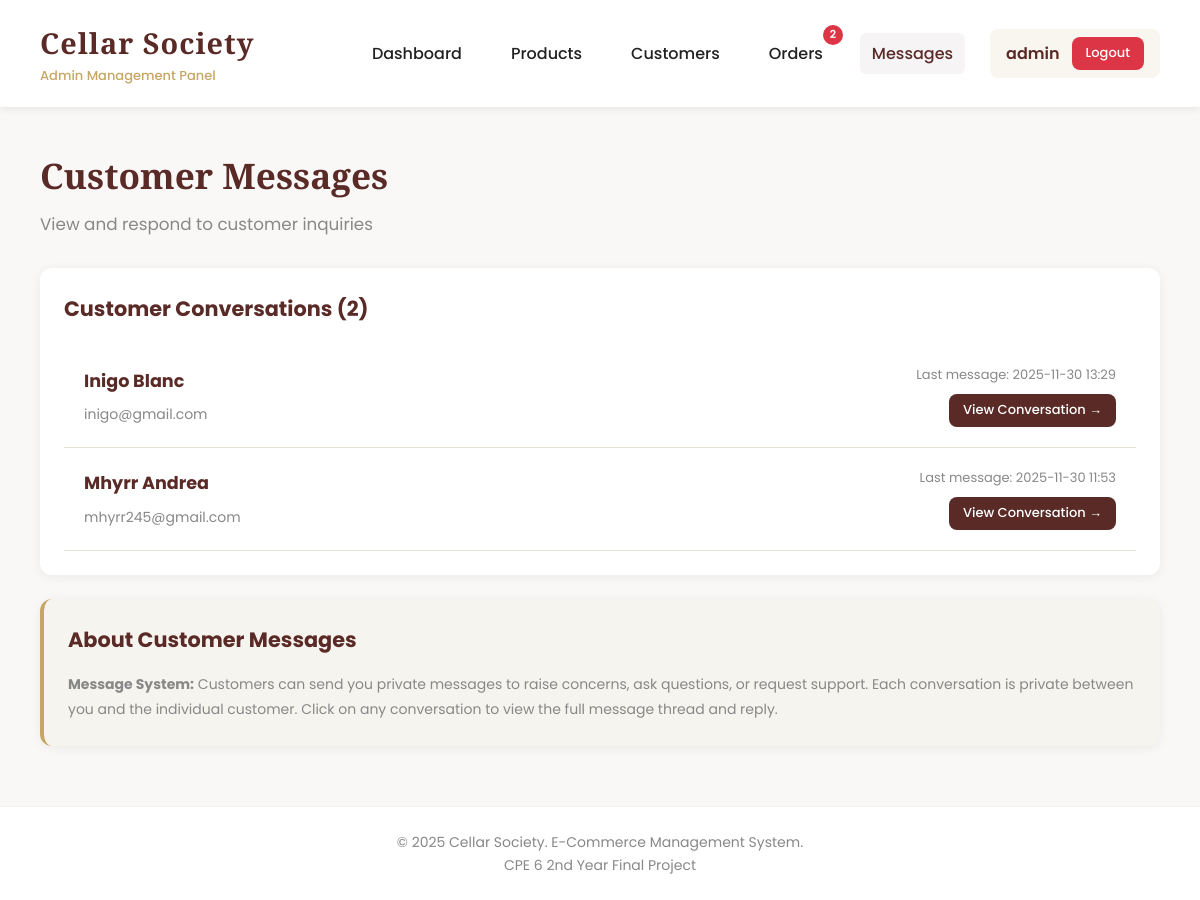
The app's page /messages (signed in), older data.
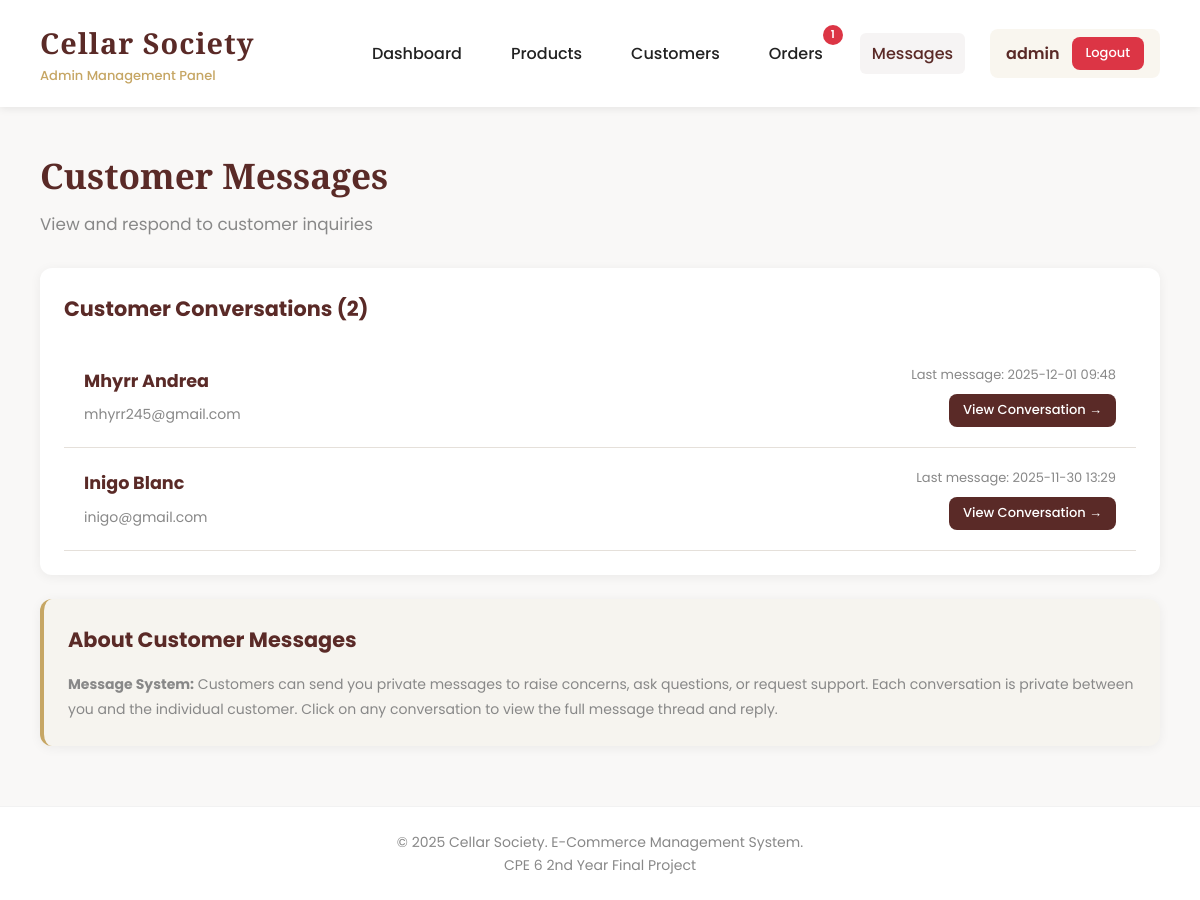
The same page, newer data.
### tables this page shows
CREATE TABLE customers (
        id INTEGER PRIMARY KEY AUTOINCREMENT,
        name TEXT NOT NULL,
        email TEXT UNIQUE NOT NULL,
        password TEXT NOT NULL,
        phone TEXT,
        address TEXT,
        joined_at TIMESTAMP DEFAULT CURRENT_TIMESTAMP
    );

### app.py (the view)
@app.route('/messages')
@login_required
def messages():
    conn = get_db_connection()
    customers_with_messages = conn.execute('''
        SELECT
            c.id,
            c.name,
            c.email,
            COUNT(CASE WHEN m.is_read = 0 AND m.sender_type = 'customer' THEN 1 END) as unread_count,
            MAX(m.created_at) as last_message_time
        FROM customers c
        INNER JOIN messages m ON c.id = m.customer_id
        GROUP BY c.id, c.name, c.email
        ORDER BY last_message_time DESC
    ''').fetchall()
    conn.close()
    return render_template('admin/messages.html', customers=customers_with_messages)

### app.py (called while the page is built)
def get_db_connection():
    conn = sqlite3.connect('cellar_society.db')
    conn.row_factory = sqlite3.Row
    return conn

def login_required(f):
    @wraps(f)
    def decorated_function(*args, **kwargs):
        if 'admin_id' not in session:
            flash('Please login first', 'error')
            return redirect(url_for('login'))
        return f(*args, **kwargs)
    return decorated_function

def get_admin_notification_counts():
    conn = get_db_connection()
    pending_orders = conn.execute('''
        SELECT COUNT(*) as count FROM orders
        WHERE status = 'Pending'
    ''').fetchone()['count']
    processing_orders = conn.execute('''
        SELECT COUNT(*) as count FROM orders
        WHERE status = 'Processing'
    ''').fetchone()['count']
    unread_messages = conn.execute('''
        SELECT COUNT(*) as count FROM messages
        WHERE sender_type = 'customer' AND is_read = 0
    ''').fetchone()['count']
    conn.close()
    total = pending_orders + processing_orders + unread_messages
    return {
        'pending_orders': pending_orders,
        'processing_orders': processing_orders,
        'unread_messages': unread_messages,
        'total': total
    }

### templates/admin/messages.html (shortened to what this page needs)
{% extends "admin/base.html" %}
{% block content %}
<div class="page-header">
    <h2>Customer Messages</h2>
    <p>View and respond to customer inquiries</p>
</div>
<div class="card">
    <h3>Customer Conversations ({{ customers|length }})</h3>
    {% if customers %}
    <div style="margin-top: 20px;">
        {% for customer in customers %}
        <a href="{{ url_for('message_thread', customer_id=customer.id) }}"
           style="text-decoration: none; color: inherit; display: block; padding: 20px; border-bottom: 1px solid #e5e0da; transition: background 0.2s;"
           onmouseover="this.style.background='rgba(198, 166, 100, 0.05)'"
           onmouseout="this.style.background=''">
            <div style="display: flex; justify-content: space-between; align-items: center;">
                <div style="flex: 1;">
                    <div style="display: flex; align-items: center; gap: 12px; margin-bottom: 8px;">
                        <h4 style="color: var(--primary); margin: 0; font-size: 1.1em;">
                            {{ customer.name }}
                        </h4>
                    </div>
                    <p style="color: var(--muted); font-size: 14px; margin: 0;">
                        {{ customer.email }}
                    </p>
                </div>
                <div style="text-align: right;">
                    <p style="color: var(--muted); font-size: 13px; margin: 0;">
                        Last message: {{ customer.last_message_time[:16] }}
                    </p>
                    <span class="btn btn-small primary" style="margin-top: 8px;">
                        View Conversation →
                    </span>
                </div>
            </div>
        </a>
        {% endfor %}
    </div>
    {% else %}
    <div class="empty-state">
        <h3>No Messages Yet</h3>
        <p>Customer messages will appear here when they contact you</p>
    </div>
    {% endif %}
</div>
<div class="card" style="background: rgba(198, 166, 100, 0.05); border-left: 4px solid var(--accent);">
    <h3>About Customer Messages</h3>
    <p style="font-size: 14px; line-height: 1.8; color: var(--muted);">
        <strong>Message System:</strong> Customers can send you private messages to raise concerns, ask questions, or request support.
        Each conversation is private between you and the individual customer. Click on any conversation to view the full message thread and reply.
    </p>
</div>
{% endblock %}

Row changes from the older to the newer data that the page shows:
changed customers "Mhyrr Andrea": last_message_time "2025-11-30 11:53" → "2025-12-01 09:48"; moves up the list
Text that changed along with them:
{{ notifications.pending_orders + notifications.processing_orders }}: "2" → "1"
